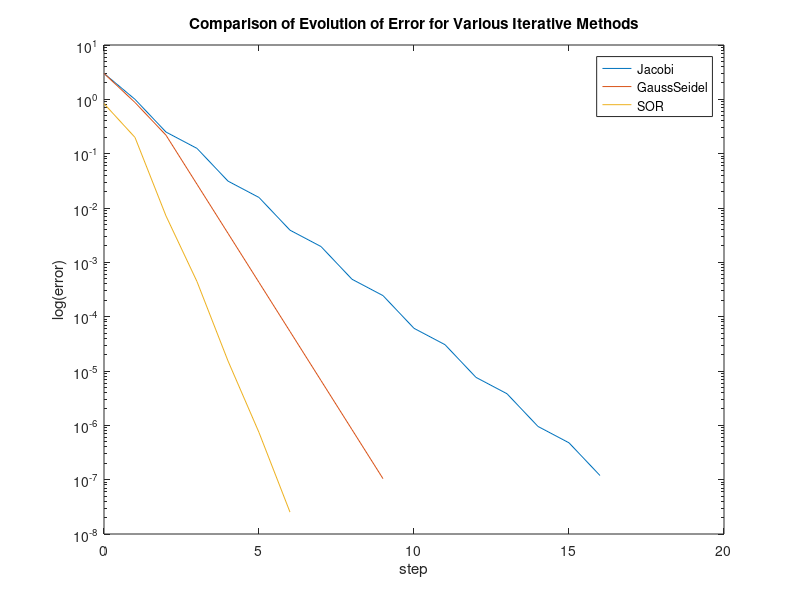

This chart was generated by the following MATLAB code: (Note: this script raises an error after producing the figure.)
%iterMeth
%MATT ZELLER
%PHYS 428
%7/13/2018

%This program solves a linear system of equations A using Jacobi,
%Gauss-Seidel, and SOR iterative methods

%A in Ax=b
A = [4 -1 0;-1 4 -1;0 -1 4];
%b in Ax=b
b = [2;4;10];

%Optimal solution
x = [1;2;3];

%Initialize x's of the kth step, (k-1)th step, and (k+1)th step, respectively 
xk = zeros(3,1);
xkMin = zeros(3,1);
xkPlus = zeros(3,1);

%Initialize vectors that will hold error at step N for each method
eJ = zeros(20,1);
eGS = zeros(20,1);
eSOR = zeros(20,1);
N = zeros(20,1);

%Initialize vectors that will hold asymptotic constant estimate at each
%step
cJ = zeros(20,1);
cGS = zeros(20,1);
cSOR = zeros(20,1);

%Omega parameter for SOR
w = 2/(1+sqrt(7/8));

%Loop to solve iterative system using Jacobi's method
for n = 1:100
    %Compute the three vector entries for nth x
    xkPlus(1)=(b(1) - A(1,2)*xk(2) - A(1,3)*xk(3))/A(1,1);
    xkPlus(2)=(b(2) - A(2,1)*xk(1) - A(2,3)*xk(3))/A(2,2);
    xkPlus(3)=(b(3) - A(3,2)*xk(2) - A(3,1)*xk(1))/A(3,3);
    
    %Compute nth asymptotic error constant estimate c
    cJ(n) = norm((xkPlus-xk),inf)/norm((xk-xkMin),inf);
    
    %Store iteration number in a vector to represent x-axis of later plot of
    %errors of Jacobi, Gauss-Seidel, and SOR methods
    N(n+1) = n;
    
    %Computer nth error
    eJ(n) = (norm(x-xk,inf));
    
    %Cease looping if error is less than 10^-7
    if norm((xkPlus - xk), inf) < 10^-7
        n
        break
    end
    
    %Prepare for the next computation of x and c
    xkMin = xk;
    xk = xkPlus;
end

xkPlus

%Reset x vectors for Gauss-Seidel
xk = zeros(3,1);
xkPlus = zeros(3,1);
xkMin = zeros(3,1);

for n = 1:100
    xkPlus(1)=(b(1) - A(1,2)*xk(2) - A(1,3)*xk(3))/A(1,1);
    xkPlus(2)=(b(2) - A(2,1)*xkPlus(1) - A(2,3)*xk(3))/A(2,2);
    xkPlus(3)=(b(3) - A(3,2)*xkPlus(2) - A(3,1)*xkPlus(1))/A(3,3);
    cGS(n) = norm((xkPlus-xk),inf)/norm(xk-xkMin,inf);
    eGS(n)=(norm(x-xk,inf));
    if norm((xkPlus - xk), inf) < 10^-7
        break
    end
    xkMin = xk;
    xk = xkPlus;
end

xk = zeros(3,1);
xkPlus = zeros(3,1);
xkMin = zeros(3,1);
for n = 1:100
    xkPlus(1) = xk(1) - w*(A(1,1)*xk(1) + A(1,2)*xk(2) + A(1,3)*xk(3) - b(1))/A(1,1);
    xkPlus(2) = xk(2) - w*(A(2,1)*xkPlus(1) + A(2,2)*xk(2) + A(2,3)*xk(3) - b(2))/A(2,2);
    xkPlus(3) = xk(3) - w*(A(3,1)*xkPlus(1) + A(3,2)*xkPlus(2) + A(3,3)*xk(3) - b(3))/A(3,3);
    cSOR(n) = norm((xkPlus-xk),inf)/norm(xk-xkMin,inf);
    if norm((xkPlus - xk), inf) < 10^-7
        break
    end
    xkMin = xk;
    xk = xkPlus;
    eSOR(n)=(norm(x-xk,inf));
end

semilogy(N,eJ,N,eGS,N,eSOR)
title('Comparison of Evolution of Error for Various Iterative Methods')
xlabel('step')
ylabel('log(error)')
legend('Jacobi','GaussSeidel','SOR')
legend('show')
table(N,cJ,cGS,cSOR)